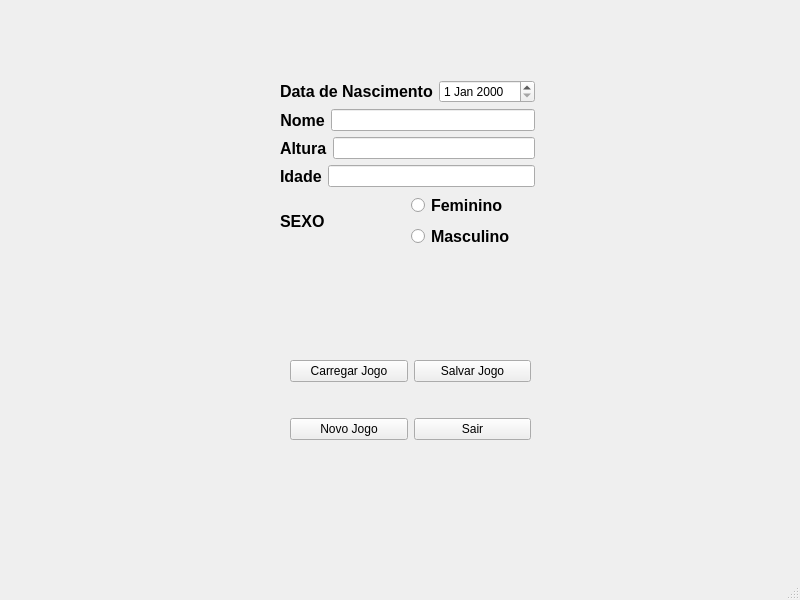
<?xml version="1.0" encoding="UTF-8"?>
<ui version="4.0">
 <class>MainWindow</class>
 <widget class="QMainWindow" name="MainWindow">
  <property name="geometry">
   <rect>
    <x>0</x>
    <y>0</y>
    <width>800</width>
    <height>600</height>
   </rect>
  </property>
  <property name="windowTitle">
   <string>MainWindow</string>
  </property>
  <widget class="QWidget" name="centralwidget">
   <widget class="QWidget" name="verticalLayoutWidget_2">
    <property name="geometry">
     <rect>
      <x>280</x>
      <y>80</y>
      <width>255</width>
      <height>170</height>
     </rect>
    </property>
    <layout class="QVBoxLayout" name="verticalLayout_2">
     <item>
      <layout class="QHBoxLayout" name="horizontalLayout_3">
       <item>
        <widget class="QLabel" name="labelDataNascimento">
         <property name="font">
          <font>
           <pointsize>12</pointsize>
           <weight>75</weight>
           <bold>true</bold>
          </font>
         </property>
         <property name="text">
          <string>Data de Nascimento</string>
         </property>
        </widget>
       </item>
       <item>
        <widget class="QDateEdit" name="dateEdit"/>
       </item>
      </layout>
     </item>
     <item>
      <layout class="QHBoxLayout" name="horizontalLayout">
       <item>
        <widget class="QLabel" name="labelNome">
         <property name="font">
          <font>
           <pointsize>12</pointsize>
           <weight>75</weight>
           <bold>true</bold>
          </font>
         </property>
         <property name="text">
          <string>Nome</string>
         </property>
         <property name="alignment">
          <set>Qt::AlignCenter</set>
         </property>
        </widget>
       </item>
       <item>
        <widget class="QLineEdit" name="lineEditNome"/>
       </item>
      </layout>
     </item>
     <item>
      <layout class="QHBoxLayout" name="horizontalLayout_4">
       <item>
        <widget class="QLabel" name="labelAltura">
         <property name="font">
          <font>
           <pointsize>12</pointsize>
           <weight>75</weight>
           <bold>true</bold>
          </font>
         </property>
         <property name="text">
          <string>Altura</string>
         </property>
        </widget>
       </item>
       <item>
        <widget class="QLineEdit" name="lineEditAltura"/>
       </item>
      </layout>
     </item>
     <item>
      <layout class="QHBoxLayout" name="horizontalLayout_2">
       <item>
        <widget class="QLabel" name="labelIdade">
         <property name="font">
          <font>
           <pointsize>12</pointsize>
           <weight>75</weight>
           <bold>true</bold>
          </font>
         </property>
         <property name="text">
          <string>Idade</string>
         </property>
        </widget>
       </item>
       <item>
        <widget class="QLineEdit" name="lineEditIdade"/>
       </item>
      </layout>
     </item>
     <item>
      <layout class="QHBoxLayout" name="horizontalLayout_5">
       <item>
        <widget class="QLabel" name="labelSexo">
         <property name="font">
          <font>
           <pointsize>12</pointsize>
           <weight>75</weight>
           <bold>true</bold>
          </font>
         </property>
         <property name="text">
          <string>SEXO</string>
         </property>
        </widget>
       </item>
       <item>
        <layout class="QVBoxLayout" name="verticalLayout">
         <item>
          <widget class="QRadioButton" name="radioButtonFeminino">
           <property name="font">
            <font>
             <pointsize>12</pointsize>
             <weight>75</weight>
             <bold>true</bold>
            </font>
           </property>
           <property name="text">
            <string>Feminino</string>
           </property>
          </widget>
         </item>
         <item>
          <widget class="QRadioButton" name="radioButtonMasculino">
           <property name="font">
            <font>
             <pointsize>12</pointsize>
             <weight>75</weight>
             <bold>true</bold>
            </font>
           </property>
           <property name="text">
            <string>Masculino</string>
           </property>
          </widget>
         </item>
        </layout>
       </item>
      </layout>
     </item>
    </layout>
   </widget>
   <widget class="QWidget" name="gridLayoutWidget">
    <property name="geometry">
     <rect>
      <x>290</x>
      <y>330</y>
      <width>241</width>
      <height>141</height>
     </rect>
    </property>
    <layout class="QGridLayout" name="gridLayout">
     <item row="0" column="1">
      <widget class="QPushButton" name="salvarJogo">
       <property name="text">
        <string>Salvar Jogo</string>
       </property>
      </widget>
     </item>
     <item row="1" column="1">
      <widget class="QPushButton" name="sairJogo">
       <property name="text">
        <string>Sair</string>
       </property>
      </widget>
     </item>
     <item row="1" column="0">
      <widget class="QPushButton" name="novoJogo">
       <property name="text">
        <string>Novo Jogo</string>
       </property>
      </widget>
     </item>
     <item row="0" column="0">
      <widget class="QPushButton" name="carregarJogo">
       <property name="text">
        <string>Carregar Jogo</string>
       </property>
      </widget>
     </item>
    </layout>
   </widget>
  </widget>
  <widget class="QMenuBar" name="menubar">
   <property name="geometry">
    <rect>
     <x>0</x>
     <y>0</y>
     <width>800</width>
     <height>21</height>
    </rect>
   </property>
  </widget>
  <widget class="QStatusBar" name="statusbar"/>
 </widget>
 <resources/>
 <connections/>
</ui>
